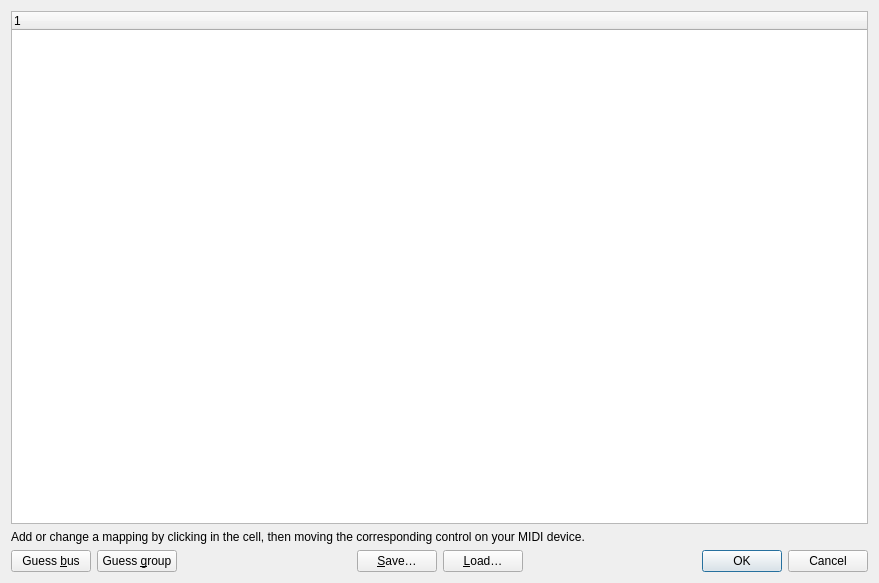
<?xml version="1.0" encoding="UTF-8"?>
<ui version="4.0">
 <class>MIDIMappingDialog</class>
 <widget class="QDialog" name="MIDIMappingDialog">
  <property name="geometry">
   <rect>
    <x>0</x>
    <y>0</y>
    <width>879</width>
    <height>583</height>
   </rect>
  </property>
  <property name="windowTitle">
   <string>MIDI controller setup</string>
  </property>
  <layout class="QVBoxLayout" name="verticalLayout">
   <item>
    <widget class="QTreeWidget" name="treeWidget">
     <column>
      <property name="text">
       <string notr="true">1</string>
      </property>
     </column>
    </widget>
   </item>
   <item>
    <widget class="QLabel" name="label_3">
     <property name="text">
      <string>Add or change a mapping by clicking in the cell, then moving the corresponding control on your MIDI device.</string>
     </property>
    </widget>
   </item>
   <item>
    <layout class="QHBoxLayout" name="horizontalLayout_2" stretch="0,0,1,0,0,1,0">
     <item>
      <widget class="QPushButton" name="guess_bus_button">
       <property name="text">
        <string>Guess &amp;bus</string>
       </property>
      </widget>
     </item>
     <item>
      <widget class="QPushButton" name="guess_group_button">
       <property name="text">
        <string>Guess &amp;group</string>
       </property>
      </widget>
     </item>
     <item>
      <spacer name="horizontalSpacer_2">
       <property name="orientation">
        <enum>Qt::Horizontal</enum>
       </property>
       <property name="sizeHint" stdset="0">
        <size>
         <width>40</width>
         <height>20</height>
        </size>
       </property>
      </spacer>
     </item>
     <item>
      <widget class="QPushButton" name="save_button">
       <property name="text">
        <string>&amp;Save…</string>
       </property>
      </widget>
     </item>
     <item>
      <widget class="QPushButton" name="load_button">
       <property name="text">
        <string>&amp;Load…</string>
       </property>
      </widget>
     </item>
     <item>
      <spacer name="horizontalSpacer">
       <property name="orientation">
        <enum>Qt::Horizontal</enum>
       </property>
       <property name="sizeHint" stdset="0">
        <size>
         <width>40</width>
         <height>20</height>
        </size>
       </property>
      </spacer>
     </item>
     <item>
      <widget class="QDialogButtonBox" name="ok_cancel_buttons">
       <property name="orientation">
        <enum>Qt::Horizontal</enum>
       </property>
       <property name="standardButtons">
        <set>QDialogButtonBox::Cancel|QDialogButtonBox::Ok</set>
       </property>
      </widget>
     </item>
    </layout>
   </item>
  </layout>
 </widget>
 <resources/>
 <connections/>
</ui>
